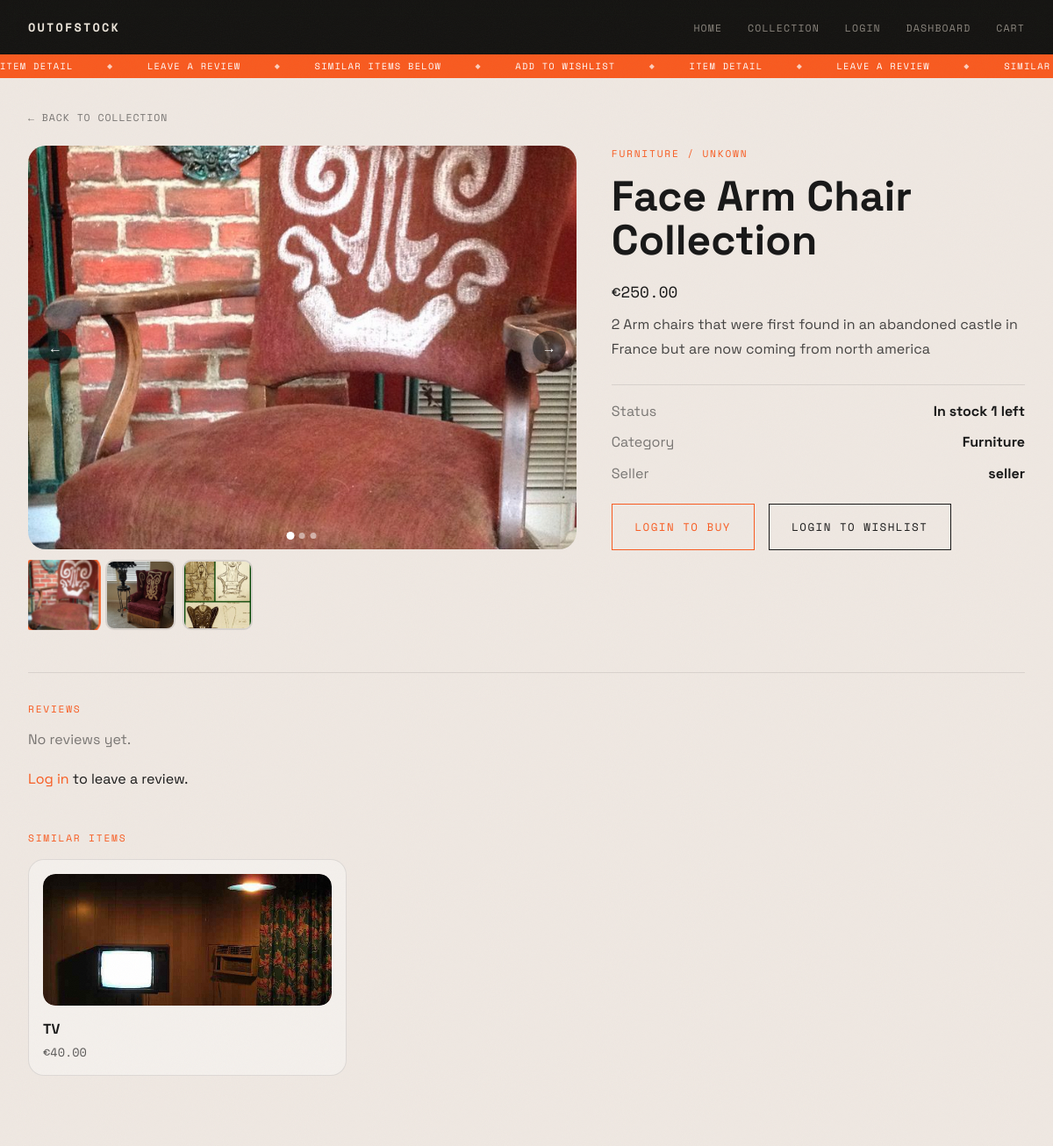
Screenshot of /product/12/ with the database file from the repository.
### store/models.py (models this page shows, shortened)
class ProductImage(models.Model):
    product  = models.ForeignKey(Product, on_delete=models.CASCADE, related_name='images')
    image    = models.ImageField(upload_to='products/')
    is_cover = models.BooleanField(default=False)
    order    = models.PositiveIntegerField(default=0)
    class Meta:
        ordering = ['order', 'id']

class Product(models.Model):
    owner       = models.ForeignKey(User, on_delete=models.CASCADE, related_name='products', null=True, blank=True)
    category    = models.ForeignKey(Category, on_delete=models.CASCADE)
    name        = models.CharField(max_length=150)
    brand       = models.CharField(max_length=100, blank=True)
    description = models.TextField()
    price       = models.DecimalField(max_digits=8, decimal_places=2)
    image       = models.ImageField(upload_to='products/', blank=True, null=True)
    stock       = models.PositiveIntegerField(default=0)

class Category(models.Model):
    name        = models.CharField(max_length=100)
    description = models.TextField(blank=True)
    parent      = models.ForeignKey(
        'self',
        on_delete=models.SET_NULL,
        null=True,
        blank=True,
        related_name='subcategories'
    )
    class Meta:
        verbose_name_plural = 'Categories'

### store/views.py (the view, shortened to what this page needs)
# urls.py: path('product/<int:product_id>/',           views.product_detail,       name='product_detail'),
def product_detail(request, product_id):
    try:
        product = Product.objects.get(id=product_id)
    except Product.DoesNotExist:
        return redirect('products')
    reviews = product.reviews.all()
    recommended = Product.objects.filter(category=product.category).exclude(id=product.id)[:3]
    product_images = product.images.all()
    avg_rating = None
    if reviews.count() > 0:
        total = 0
        for r in reviews:
            total += r.rating
        avg_rating = round(total / reviews.count(), 1)
    return render(request, 'store/product_detail.html', {
        'product': product,
        'product_images': product_images,
        'recommended': recommended,
        'reviews': reviews,
        'avg_rating': avg_rating,
    })

### store/templates/store/product_detail.html (shortened to what this page needs)
{% load static %}
<!DOCTYPE html>
<html lang="en">
<head>
  <link rel="stylesheet" href="{% static 'store/css/shared.css' %}">
  <link rel="stylesheet" href="{% static 'store/css/item.css' %}">
</head>
<body class="theme-light inner-page-body">
  <div class="noise"></div>
  <header class="site-header">
    <a href="{% url 'home' %}" class="logo">OUTOFSTOCK</a>
    <nav class="main-nav">
      <a href="{% url 'home' %}">Home</a>
      <a href="{% url 'products' %}">Collection</a>
      {% if user.is_authenticated %}<a href="{% url 'logout' %}">Logout</a>{% else %}<a href="{% url 'login' %}">Login</a>{% endif %}
      <a href="{% url 'dashboard' %}">Dashboard</a>
      <a href="{% url 'cart' %}">Cart</a>
    </nav>
  </header>
  <div class="ticker-wrap">
    <div class="ticker-track">
      <span>ITEM DETAIL</span><span class="dot-sep">&#9670;</span>
      <span>LEAVE A REVIEW</span><span class="dot-sep">&#9670;</span>
      <span>SIMILAR ITEMS BELOW</span><span class="dot-sep">&#9670;</span>
      <span>ADD TO WISHLIST</span><span class="dot-sep">&#9670;</span>
    </div>
  </div>
  <main class="inner-page">
    <a href="{% url 'products' %}" class="back-link">&#8592; Back to collection</a>
    <section class="item-layout">
      <div class="item-gallery" id="itemGallery">
        <div class="item-main-img" id="mainImgBox">
          {% if product_images %}
            <img src="{{ product_images.0.image.url }}" alt="{{ product.name }}" id="main-img-tag" />
            {% if product_images.count > 1 %}
            <button class="gallery-arrow prev" id="galleryPrev" aria-label="Previous image">&#8592;</button>
            <button class="gallery-arrow next" id="galleryNext" aria-label="Next image">&#8594;</button>
            <div class="gallery-dots" id="galleryDots">
              {% for pimg in product_images %}
              <button class="gallery-dot {% if forloop.first %}active{% endif %}"
                      data-index="{{ forloop.counter0 }}"
                      aria-label="Image {{ forloop.counter }}"></button>
              {% endfor %}
            </div>
            {% endif %}
          {% elif product.image %}
            <img src="{{ product.image.url }}" alt="{{ product.name }}" id="main-img-tag" />
          {% else %}
            <span>{{ product.name }}</span>
          {% endif %}
        </div>
        {% if product_images.count > 1 %}
        <div class="item-thumbs" id="thumbStrip">
          {% for pimg in product_images %}
          <button class="thumb-btn {% if forloop.first %}thumb-active{% endif %}"
                  data-index="{{ forloop.counter0 }}"
                  data-src="{{ pimg.image.url }}"
                  type="button"
                  aria-label="View image {{ forloop.counter }}">
            <img src="{{ pimg.image.url }}" alt="Thumbnail {{ forloop.counter }}" />
          </button>
          {% endfor %}
        </div>
        {% endif %}
      </div>
      <div class="item-details">
        <p class="section-label">
          {% if product.category.parent %}
            {{ product.category.parent.name }} &rsaquo; {{ product.category.name }}
          {% else %}
            {{ product.category.name }}
          {% endif %}
          {% if product.brand %} / {{ product.brand }}{% endif %}
        </p>
        <h1>{{ product.name }}</h1>
        <p class="item-price">&#8364;{{ product.price }}</p>
        <p class="item-description">{{ product.description }}</p>
        <div class="detail-list">
          <div>
            <span>Status</span>
            <strong>{% if product.stock > 0 %}In stock  {{ product.stock }} left{% else %}SOLD OUT{% endif %}</strong>
          </div>
          <div><span>Category</span><strong>{{ product.category.name }}</strong></div>
          <div><span>Seller</span><strong>{{ product.owner.username|default:"Unknown" }}</strong></div>
        </div>
        <div class="item-actions">
          {% if user.is_authenticated and product.stock > 0 %}
            <form method="POST" action="{% url 'add_to_cart' product.id %}" style="display:inline;">
              {% csrf_token %}
              <button type="submit" class="action-btn">Add to Cart</button>
            </form>
          {% elif not user.is_authenticated %}
            <a href="{% url 'login' %}" class="action-btn">Login to Buy</a>
          {% else %}
            <button type="button" class="action-btn sold-out-btn" disabled>SOLD OUT</button>
          {% endif %}
          {% if user.is_authenticated %}
            <form method="POST" action="{% url 'add_to_wishlist' product.id %}" style="display:inline;">
              {% csrf_token %}
              <button type="submit" class="ghost-btn">Save to Wishlist</button>
            </form>
          {% else %}
            <a href="{% url 'login' %}" class="ghost-btn">Login to Wishlist</a>
          {% endif %}
        </div>
      </div>
    </section>
    <section class="review-section">
      {% if user.is_authenticated %}
        <p class="section-label">LEAVE A REVIEW</p>
        <div class="review-form-wrap">
          <form id="review-form" method="POST" action="{% url 'product_detail' product.id %}">
            {% csrf_token %}
            <label style="display:block;margin-bottom:0.5rem;font-family:var(--font-mono);font-size:0.74rem;letter-spacing:0.08em;text-transform:uppercase;">Rating</label>
            <div class="star-picker">
              <input type="radio" name="rating" id="s5" value="5"><label for="s5" title="5 stars">&#9733;</label>
              <input type="radio" name="rating" id="s4" value="4"><label for="s4" title="4 stars">&#9733;</label>
              <input type="radio" name="rating" id="s3" value="3" checked><label for="s3" title="3 stars">&#9733;</label>
              <input type="radio" name="rating" id="s2" value="2"><label for="s2" title="2 stars">&#9733;</label>
              <input type="radio" name="rating" id="s1" value="1"><label for="s1" title="1 star">&#9733;</label>
            </div>
            <label style="display:block;margin-top:1rem;font-family:var(--font-mono);font-size:0.74rem;letter-spacing:0.08em;text-transform:uppercase;">
              Comment
              <textarea name="comment" rows="3" style="width:100%;margin-top:0.4rem;font-family:inherit;padding:0.75rem;border:1px solid var(--input-border);background:var(--input-bg);color:var(--page-text);border-radius:10px;resize:vertical;"></textarea>
            </label>
            <p id="review-error" style="color:#e05050;font-size:0.8rem;margin-top:0.4rem;display:none;"></p>
            <button type="submit" class="ghost-btn" style="margin-top:0.75rem;">Submit Review</button>
          </form>
        </div>
        <div style="margin-top:2rem;">
          {% for review in reviews %}
          <div class="review-block">
            <strong>{{ review.user.username }}</strong>
            <span class="review-stars">{% for i in "12345" %}{% if forloop.counter <= review.rating %}&#9733;{% else %}&#9734;{% endif %}{% endfor %}</span>
            <span style="font-size:0.8rem;opacity:0.55;margin-left:0.4rem;">{{ review.rating }} out of 5</span>
            {% if review.comment %}<p style="margin-top:0.4rem;">{{ review.comment }}</p>{% endif %}
          </div>
          {% empty %}
            <p class="no-reviews-msg" style="margin-top:1rem;opacity:0.55;">No reviews yet. Be the first to leave one.</p>
          {% endfor %}
        </div>
      {% else %}
        <p class="section-label">REVIEWS</p>
        {% for review in reviews %}
        <div class="review-block">
          <strong>{{ review.user.username }}</strong>
          <span class="review-stars">{% for i in "12345" %}{% if forloop.counter <= review.rating %}&#9733;{% else %}&#9734;{% endif %}{% endfor %}</span>
          <span style="font-size:0.8rem;opacity:0.55;margin-left:0.4rem;">{{ review.rating }} out of 5</span>
          {% if review.comment %}<p style="margin-top:0.4rem;">{{ review.comment }}</p>{% endif %}
        </div>
        {% empty %}
          <p style="opacity:0.55;">No reviews yet.</p>
        {% endfor %}
        <p style="margin-top:1.5rem;"><a href="{% url 'login' %}" style="color:var(--orange);">Log in</a> to leave a review.</p>
      {% endif %}
    </section>
    {% if recommended %}
    <section class="related-section">
      <p class="section-label">SIMILAR ITEMS</p>
      <div class="mini-grid">
        {% for item in recommended %}
        <a href="{% url 'product_detail' item.id %}" class="mini-card">
          {% if item.image %}
            <div class="mini-thumb" style="background:none;padding:0;overflow:hidden;">
              <img src="{{ item.image.url }}" alt="{{ item.name }}" style="width:100%;height:150px;object-fit:cover;border-radius:14px;" />
            </div>
          {% else %}
            <div class="mini-thumb placeholder-two"></div>
          {% endif %}
          <h3>{{ item.name }}</h3>
          <p>&#8364;{{ item.price }}</p>
        </a>
        {% endfor %}
      </div>
    </section>
    {% endif %}
  </main>
</body>
</html>

### store/static/store/css/shared.css (style rules this page uses)
* { box-sizing: border-box; margin: 0; padding: 0; }
:root { --header-height: 62px; --ticker-height: 28px; --bg: #0b0b09; --ink: #171717; --text: #ece5da; --muted: #8b857d; --orange: #f85a1f; --green: #2ea94f; --cream: #efe8e2; --font-main: "Space Grotesk", sans-serif; --font-mono: "Space Mono", monospace; --page-bg: #efe8e2; --page-text: #171717; --btn-border: #171717; --btn-text: #171717; --btn-hover-bg: #171717; --btn-hover-text: #efe8e2; --card-bg: rgba(255,255,255,0.35); --card-border: rgba(23,23,23,0.1); --input-bg: rgba(255,255,255,0.7); --input-border: rgba(23,23,23,0.16); --divider: rgba(23,23,23,0.1); }
body.theme-light { --page-bg: #efe8e2; --page-text: #171717; --btn-border: #171717; --btn-text: #171717; --btn-hover-bg: #171717; --btn-hover-text: #efe8e2; --card-bg: rgba(255,255,255,0.35); --card-border: rgba(23,23,23,0.1); --input-bg: rgba(255,255,255,0.7); --input-border: rgba(23,23,23,0.2); --divider: rgba(23,23,23,0.1); }
html { scroll-behavior: smooth; }
body { background: var(--bg); color: var(--text); font-family: var(--font-main); min-height: 100vh; overflow-x: hidden; cursor: crosshair; }
a { color: inherit; text-decoration: none; }
img { display: block; max-width: 100%; }
button, input, select, textarea { font: inherit; }
.noise { position: fixed; inset: 0; z-index: 999; pointer-events: none; opacity: 0.035; background-size: 220px 220px; }
.site-header { position: fixed; top: 0; left: 0; right: 0; z-index: 100; min-height: var(--header-height); display: flex; justify-content: space-between; align-items: center; padding: 0.95rem 2rem; background: rgba(11,11,9,0.96); backdrop-filter: blur(8px); }
.logo { font-family: var(--font-mono); font-size: 0.85rem; letter-spacing: 0.16em; font-weight: 700; color: var(--text); }
.main-nav { display: flex; gap: 1.8rem; }
.main-nav a { font-family: var(--font-mono); font-size: 0.72rem; letter-spacing: 0.1em; text-transform: uppercase; color: var(--muted); transition: color 0.2s ease; }
.ticker-wrap { position: fixed; top: calc(var(--header-height) - 1px); left: 0; right: 0; z-index: 90; overflow: hidden; background: var(--orange); height: var(--ticker-height); display: flex; align-items: center; }
.ticker-track { display: flex; align-items: center; gap: 2.4rem; white-space: nowrap; animation: tickerScroll 32s linear infinite; font-family: var(--font-mono); font-size: 0.65rem; letter-spacing: 0.12em; text-transform: uppercase; color: #fff; }
.ticker-track .dot-sep { font-size: 0.5rem; opacity: 0.7; }
.inner-page-body { background: var(--page-bg); color: var(--page-text); }
.inner-page { padding: calc(var(--header-height) + var(--ticker-height) + 2rem) 2rem 5rem; max-width: 1200px; margin: 0 auto; }
.section-label { font-family: var(--font-mono); font-size: 0.7rem; letter-spacing: 0.16em; text-transform: uppercase; color: var(--orange); margin-bottom: 1rem; }
.page-hero h1, .dashboard-header h1, .item-details h1, .auth-card h1 { font-size: clamp(2rem, 4vw, 3.3rem); line-height: 1.05; margin-bottom: 1.2rem; }
.action-btn { display: inline-block; margin-top: 2rem; font-family: var(--font-mono); font-size: 0.78rem; letter-spacing: 0.12em; text-transform: uppercase; padding: 1rem 1.6rem; border: 1px solid var(--orange); color: var(--orange); transition: all 0.2s ease; cursor: pointer; background: none; }
.ghost-btn { display: inline-block; margin-top: 2rem; font-family: var(--font-mono); font-size: 0.78rem; letter-spacing: 0.12em; text-transform: uppercase; padding: 1rem 1.6rem; border: 1px solid var(--btn-border); color: var(--btn-text); background: none; transition: all 0.2s ease; cursor: pointer; }
.filter-panel, .catalog-card, .auth-card, .stat-card, .dashboard-panel, .cart-item-row, .cart-summary, .mini-card { background: var(--card-bg); border: 1px solid var(--card-border); }
.back-link { display: inline-block; font-family: var(--font-mono); font-size: 0.72rem; letter-spacing: 0.08em; text-transform: uppercase; margin-bottom: 1.5rem; color: var(--page-text); opacity: 0.55; transition: opacity 0.2s ease; }
.filter-panel .action-btn, .filter-panel .ghost-btn, .dashboard-header .action-btn, .dashboard-header .ghost-btn, .row-actions .ghost-btn, .row-actions .action-btn, .modal-form .action-btn, .item-actions .action-btn, .item-actions .ghost-btn, .auth-card .action-btn, .auth-card .ghost-btn, .cart-summary .action-btn, .discount-section .action-btn, .discount-section .ghost-btn, .filter-buttons .action-btn, .filter-buttons .ghost-btn { margin-top: 0; }

### rows the page displays
ProductImage: image (picture)
ProductImage: image (picture)
ProductImage: image (picture)
Product: category.name "FURNITURE", brand "UNKOWN", name "Face Arm Chair Collection", price "250.00", description "2 Arm chairs that were first found in an abandoned castle in France but are now coming from north america", stock "1", category.name "Furniture", owner.username "seller"
Product: image (picture), name "TV", price "40.00"
